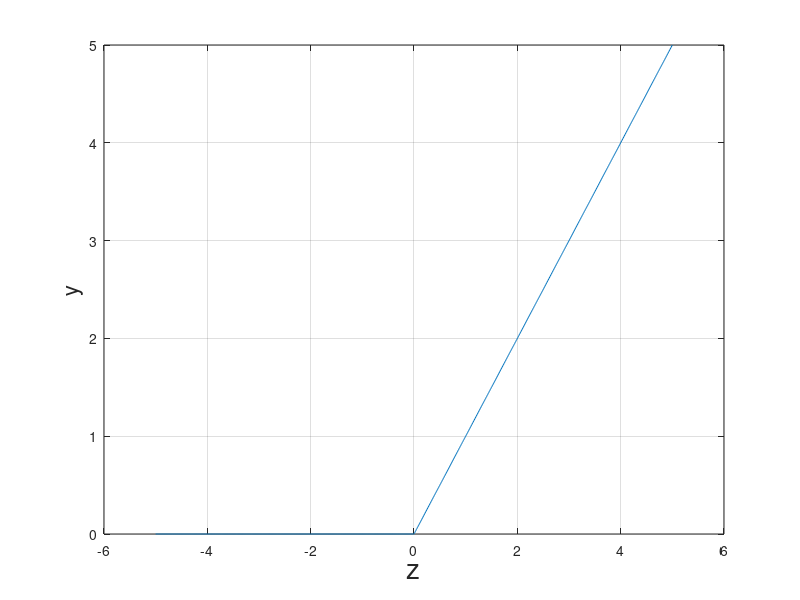

The MATLAB source for this figure: (Note: this script raises an error after producing the figure.)
clear all;close all;clc

p = [1];

z = linspace(-5,5,1000);

d = zeros(length(p), length(z));
for i=1:1:length(p)

    y(i,:) = max(0,z);


    [ausx ddd] =    find(y(i,:)>0) ;
    
    d(i,ddd) =  ones(1,length(ddd));

end

figure()
plot(z, y(1,:))
% hold on
% plot(z, y(2,:))
% plot(z, y(3,:))
% plot(z, y(4,:))
% hold off
grid on
xlabel('z', 'FontSize', 20)
ylabel('y', 'FontSize', 16)
ax = gca;
ax.FontSize = 10; 

%lgd = legend('p = 0.8','p = 1.0','p = 1.5','p = 3');
%lgd.FontSize = 10;



figure()
plot(z, d(1,:))
% hold on
% plot(z, d(2,:))
% plot(z, d(3,:))
% plot(z, d(4,:))
% hold off
grid on
xlabel('z', 'FontSize', 16)
ylabel('d', 'FontSize', 16)
ax = gca;
ax.FontSize = 10; 

%lgd = legend('p = 0.8','p = 1.0','p = 1.5','p = 3');
%lgd.FontSize = 10;